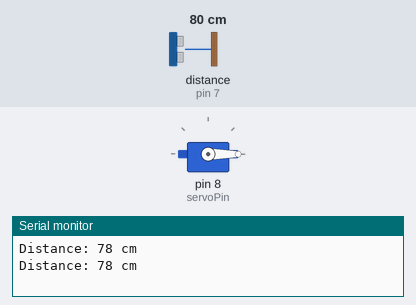
Recording of a sketch running on a simulated Arduino Uno, built with avr-gcc and run on an emulated ATmega328P. Shown: servo, the last lines printed to the serial monitor. Wiring (inferred from the names in the program): ultrasonic range finder: trigger pin 6; echo pin 7. Inputs (shaded band) come from the test bench; at power-on: distance to the obstacle (sensor on pin 7) 80 cm. The echo pulse lasts 58.3 µs per cm.

Above: at 1.8 s.
1.9 s: distance to the obstacle (sensor on pin 7) set to 23 cm
3.4 s: distance to the obstacle (sensor on pin 7) set to 18 cm
At 5.4 s:
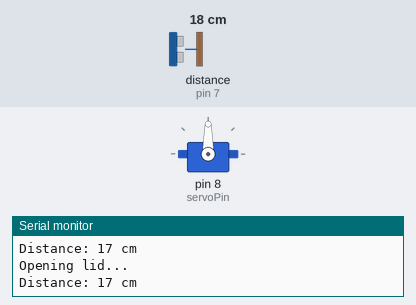
Timing chart, 0 to 6.9 s (numbered marks = the images above; inputs shaded):
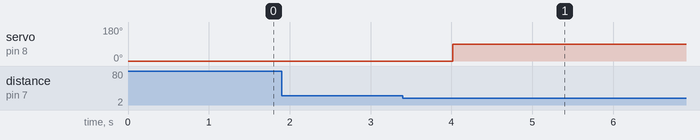

Measured:
- the behaviour switches between 21 and 20 cm on distance to the obstacle (sensor on pin 7) (found by bisection; images 0 and 1)
- after the input at 3.4 s, servo on pin 8 (servoPin): 0° → 90° after 0.62 s

The sketch:

sketch_apr20a.ino
```cpp
#include <Servo.h>

const int trigPin = 6;    // Ultrasonic sensor trig pin
const int echoPin = 7;    // Ultrasonic sensor echo pin
const int servoPin = 8;   // Servo motor control pin

Servo lidServo;            // Create a servo object to control the lid
int lidClosedAngle = 0;    // Angle to close the lid
int lidOpenAngle = 90;     // Angle to open the lid
bool isLidOpen = false;    // Flag to track if the lid is currently open

void setup() {
  Serial.begin(9600);      // Initialize serial communication
  pinMode(trigPin, OUTPUT);
  pinMode(echoPin, INPUT);
  lidServo.attach(servoPin);  // Attach the servo to its pin
  lidServo.write(lidClosedAngle); // Start with the lid closed
}

void loop() {
  long duration, distance;

  // Trigger the ultrasonic sensor
  digitalWrite(trigPin, LOW);
  delayMicroseconds(2);
  digitalWrite(trigPin, HIGH);
  delayMicroseconds(10);
  digitalWrite(trigPin, LOW);

  // Measure the time it takes for the ultrasonic pulse to return
  duration = pulseIn(echoPin, HIGH);

  // Convert the time to distance (in centimeters)
  distance = duration * 0.034 / 2;

  // Print the distance to the serial monitor
  Serial.print("Distance: ");
  Serial.print(distance);
  Serial.println(" cm");

  // Check if an object is detected within range (adjust as needed)
  if (distance < 20 && !isLidOpen) { // Open the lid if it's not already open
    openLid(); // Open the lid
    isLidOpen = true; // Set the flag to indicate that the lid is open
  } else if (distance >= 20 && isLidOpen) { // Close the lid if it's open and no object is detected
    closeLid(); // Close the lid
    isLidOpen = false; // Set the flag to indicate that the lid is closed
  }

  delay(1000); // Wait for a second before taking another reading
}

void openLid() {
  Serial.println("Opening lid...");
  lidServo.write(lidOpenAngle); // Open the lid
}

void closeLid() {
  Serial.println("Closing lid...");
  lidServo.write(lidClosedAngle); // Close the lid
}
```
